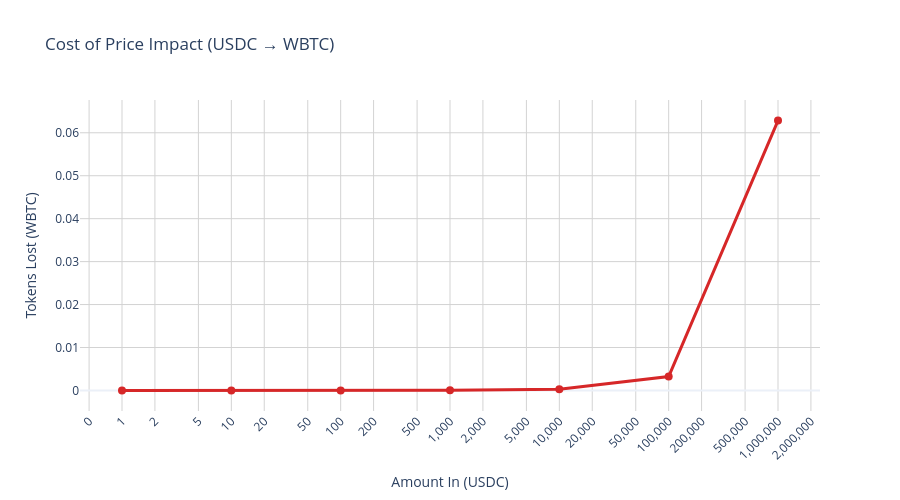

Notebook code cell kept with this figure:
### Markdown cell above
### Cost of Price Impact

### Code cell
fig3 = plot_cost_of_impact(df, token_in_symbol, token_out_symbol)
fig3.show()

### Figure 1 — Plotly figure (JSON) as saved in the notebook; plotly's stock layout.template omitted (floating-point values rounded to 4 significant figures)
{"data": [{"customdata": [0.00316, 0.03057, 0.3005, 3.004, 30.35, 335.3, 6499.0], "hovertemplate": "<b>Trade Size:</b> %{x:,.0f} USDC<br><b>Lost:</b> %{y:.8f} WBTC<br><b>Lost ($):</b> $%{customdata:,.2f}<br><extra></extra>", "line": {"color": "#d62728", "width": 3}, "marker": {"size": 8}, "mode": "lines+markers", "name": "Cost in WBTC", "type": "scatter", "x": [1, 10, 100, 1000, 10000, 100000, 1000000], "y": [3.056e-08, 2.956e-07, 2.906e-06, 2.905e-05, 0.0002935, 0.003242, 0.06285]}], "layout": {"height": 500, "hovermode": "closest", "title": {"text": "Cost of Price Impact (USDC → WBTC)"}, "xaxis": {"gridcolor": "lightgray", "tickangle": -45, "tickformat": ",.0f", "title": {"text": "Amount In (USDC)"}, "type": "log"}, "yaxis": {"gridcolor": "lightgray", "title": {"text": "Tokens Lost (WBTC)"}}}}
